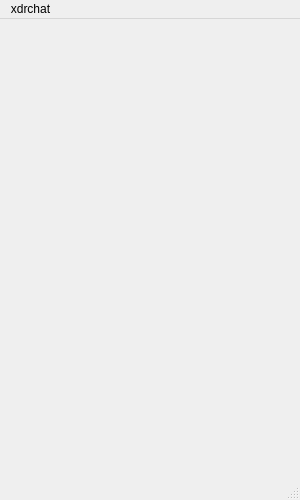
<?xml version="1.0" encoding="UTF-8"?>
<ui version="4.0">
 <class>MainWindow</class>
 <widget class="QMainWindow" name="MainWindow">
  <property name="geometry">
   <rect>
    <x>0</x>
    <y>0</y>
    <width>300</width>
    <height>500</height>
   </rect>
  </property>
  <property name="minimumSize">
   <size>
    <width>300</width>
    <height>500</height>
   </size>
  </property>
  <property name="maximumSize">
   <size>
    <width>300</width>
    <height>500</height>
   </size>
  </property>
  <property name="windowTitle">
   <string>MainWindow</string>
  </property>
  <widget class="QWidget" name="centralwidget"/>
  <widget class="QMenuBar" name="menubar">
   <property name="geometry">
    <rect>
     <x>0</x>
     <y>0</y>
     <width>300</width>
     <height>25</height>
    </rect>
   </property>
   <widget class="QMenu" name="menuxdrchat">
    <property name="title">
     <string>xdrchat</string>
    </property>
   </widget>
   <addaction name="menuxdrchat"/>
  </widget>
  <widget class="QStatusBar" name="statusbar"/>
 </widget>
 <resources/>
 <connections/>
</ui>
